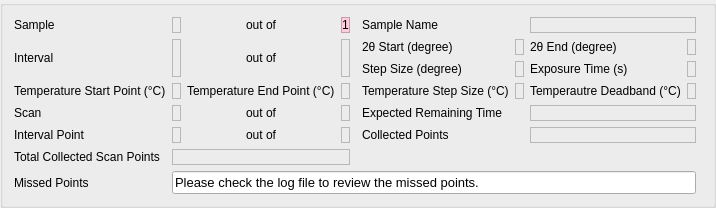
     <widget class="QGroupBox" name="statusGroupBox">
      <property name="sizePolicy">
       <sizepolicy hsizetype="Preferred" vsizetype="Preferred">
        <horstretch>0</horstretch>
        <verstretch>0</verstretch>
       </sizepolicy>
      </property>
      <property name="title">
       <string/>
      </property>
      <layout class="QGridLayout" name="gridLayout_3">
       <item row="2" column="6">
        <widget class="QELabel" name="twoThetaStepSizeVal">
         <property name="cursor">
          <cursorShape>IBeamCursor</cursorShape>
         </property>
         <property name="frameShape">
          <enum>QFrame::StyledPanel</enum>
         </property>
         <property name="alignment">
          <set>Qt::AlignCenter</set>
         </property>
         <property name="variable" stdset="0">
          <string>MS:StepSize$(N)</string>
         </property>
         <property name="variableSubstitutions" stdset="0">
          <string>N=1</string>
         </property>
         <property name="variableAsToolTip">
          <bool>false</bool>
         </property>
         <property name="displayAlarmStateOption" stdset="0">
          <enum>QELabel::Never</enum>
         </property>
         <property name="useDbPrecision">
          <bool>false</bool>
         </property>
         <property name="addUnits">
          <bool>false</bool>
         </property>
        </widget>
       </item>
       <item row="0" column="7" colspan="2">
        <widget class="QELabel" name="sampleNameVal">
         <property name="cursor">
          <cursorShape>IBeamCursor</cursorShape>
         </property>
         <property name="frameShape">
          <enum>QFrame::StyledPanel</enum>
         </property>
         <property name="alignment">
          <set>Qt::AlignCenter</set>
         </property>
         <property name="variable" stdset="0">
          <string>$(P)SampleName</string>
         </property>
         <property name="variableSubstitutions" stdset="0">
          <string>P=MS:</string>
         </property>
         <property name="variableAsToolTip">
          <bool>false</bool>
         </property>
         <property name="displayAlarmStateOption" stdset="0">
          <enum>QELabel::Never</enum>
         </property>
         <property name="addUnits">
          <bool>false</bool>
         </property>
        </widget>
       </item>
       <item row="5" column="7" colspan="2">
        <widget class="QELabel" name="collectedPointsVal">
         <property name="cursor">
          <cursorShape>IBeamCursor</cursorShape>
         </property>
         <property name="frameShape">
          <enum>QFrame::StyledPanel</enum>
         </property>
         <property name="alignment">
          <set>Qt::AlignCenter</set>
         </property>
         <property name="variable" stdset="0">
          <string>$(P)CollectedPoints</string>
         </property>
         <property name="variableSubstitutions" stdset="0">
          <string>P=MS:</string>
         </property>
         <property name="variableAsToolTip">
          <bool>false</bool>
         </property>
         <property name="displayAlarmStateOption" stdset="0">
          <enum>QELabel::Never</enum>
         </property>
         <property name="addUnits">
          <bool>false</bool>
         </property>
        </widget>
       </item>
       <item row="4" column="7" colspan="2">
        <widget class="QELabel" name="intervalRemainingTimeVl">
         <property name="cursor">
          <cursorShape>IBeamCursor</cursorShape>
         </property>
         <property name="frameShape">
          <enum>QFrame::StyledPanel</enum>
         </property>
         <property name="alignment">
          <set>Qt::AlignCenter</set>
         </property>
         <property name="variable" stdset="0">
          <string>$(P)IntervalRemTime</string>
         </property>
         <property name="variableSubstitutions" stdset="0">
          <string>P=MS:</string>
         </property>
         <property name="variableAsToolTip">
          <bool>false</bool>
         </property>
         <property name="displayAlarmStateOption" stdset="0">
          <enum>QELabel::Never</enum>
         </property>
         <property name="addUnits">
          <bool>false</bool>
         </property>
        </widget>
       </item>
       <item row="0" column="0">
        <widget class="QLabel" name="sampleLabel">
         <property name="text">
          <string>Sample</string>
         </property>
        </widget>
       </item>
       <item row="6" column="0">
        <widget class="QLabel" name="totalCollectedScanPointsLabel">
         <property name="text">
          <string>Total Collected Scan Points</string>
         </property>
        </widget>
       </item>
       <item row="5" column="0">
        <widget class="QLabel" name="pointLabel">
         <property name="text">
          <string>Interval Point</string>
         </property>
        </widget>
       </item>
       <item row="3" column="5">
        <widget class="QLabel" name="tStepSizeLabel">
         <property name="text">
          <string>Temperature Step Size (°C)</string>
         </property>
        </widget>
       </item>
       <item row="0" column="5">
        <widget class="QLabel" name="sampleNameLabel">
         <property name="text">
          <string>Sample Name</string>
         </property>
        </widget>
       </item>
       <item row="3" column="7">
        <widget class="QLabel" name="deadbandLabel">
         <property name="text">
          <string>Temperautre Deadband (°C)</string>
         </property>
        </widget>
       </item>
       <item row="3" column="1">
        <widget class="QELabel" name="tStartVal">
         <property name="cursor">
          <cursorShape>IBeamCursor</cursorShape>
         </property>
         <property name="frameShape">
          <enum>QFrame::StyledPanel</enum>
         </property>
         <property name="alignment">
          <set>Qt::AlignCenter</set>
         </property>
         <property name="variable" stdset="0">
          <string>MS:TStart$(N)</string>
         </property>
         <property name="variableSubstitutions" stdset="0">
          <string>N=1</string>
         </property>
         <property name="variableAsToolTip">
          <bool>false</bool>
         </property>
         <property name="displayAlarmStateOption" stdset="0">
          <enum>QELabel::Never</enum>
         </property>
         <property name="useDbPrecision">
          <bool>false</bool>
         </property>
         <property name="addUnits">
          <bool>false</bool>
         </property>
        </widget>
       </item>
       <item row="4" column="5">
        <widget class="QLabel" name="scanRemainingTimeLabel">
         <property name="text">
          <string>Expected Remaining Time</string>
         </property>
        </widget>
       </item>
       <item row="4" column="0">
        <widget class="QLabel" name="scanLabel">
         <property name="text">
          <string>Scan</string>
         </property>
        </widget>
       </item>
       <item row="3" column="0">
        <widget class="QLabel" name="tStartLabel">
         <property name="text">
          <string>Temperature Start Point (°C)</string>
         </property>
        </widget>
       </item>
       <item row="2" column="7">
        <widget class="QLabel" name="exposureTimeLabel">
         <property name="text">
          <string>Exposure Time (s)</string>
         </property>
         <property name="alignment">
          <set>Qt::AlignLeading|Qt::AlignLeft|Qt::AlignVCenter</set>
         </property>
        </widget>
       </item>
       <item row="0" column="3">
        <widget class="QLabel" name="samplesVal">
         <property name="styleSheet">
          <string notr="true">background-color: rgb(255, 203, 223);</string>
         </property>
         <property name="frameShape">
          <enum>QFrame::StyledPanel</enum>
         </property>
         <property name="text">
          <string>1</string>
         </property>
         <property name="alignment">
          <set>Qt::AlignCenter</set>
         </property>
        </widget>
       </item>
       <item row="3" column="6">
        <widget class="QELabel" name="tStepSizeVal">
         <property name="cursor">
          <cursorShape>IBeamCursor</cursorShape>
         </property>
         <property name="frameShape">
          <enum>QFrame::StyledPanel</enum>
         </property>
         <property name="alignment">
          <set>Qt::AlignCenter</set>
         </property>
         <property name="variable" stdset="0">
          <string>MS:TStepSize$(N)</string>
         </property>
         <property name="variableSubstitutions" stdset="0">
          <string>N=1</string>
         </property>
         <property name="variableAsToolTip">
          <bool>false</bool>
         </property>
         <property name="displayAlarmStateOption" stdset="0">
          <enum>QELabel::Never</enum>
         </property>
         <property name="useDbPrecision">
          <bool>false</bool>
         </property>
         <property name="addUnits">
          <bool>false</bool>
         </property>
        </widget>
       </item>
       <item row="3" column="2">
        <widget class="QLabel" name="tEndLabel">
         <property name="text">
          <string>Temperature End Point (°C)</string>
         </property>
        </widget>
       </item>
       <item row="2" column="5">
        <widget class="QLabel" name="twoThetaStepSizeLabel">
         <property name="text">
          <string>Step Size (degree)</string>
         </property>
         <property name="alignment">
          <set>Qt::AlignLeading|Qt::AlignLeft|Qt::AlignVCenter</set>
         </property>
        </widget>
       </item>
       <item row="2" column="8">
        <widget class="QELabel" name="exposureTimeVal">
         <property name="cursor">
          <cursorShape>IBeamCursor</cursorShape>
         </property>
         <property name="frameShape">
          <enum>QFrame::StyledPanel</enum>
         </property>
         <property name="alignment">
          <set>Qt::AlignCenter</set>
         </property>
         <property name="variable" stdset="0">
          <string>MS:ExposureTime$(N)</string>
         </property>
         <property name="variableSubstitutions" stdset="0">
          <string>N=1</string>
         </property>
         <property name="variableAsToolTip">
          <bool>false</bool>
         </property>
         <property name="displayAlarmStateOption" stdset="0">
          <enum>QELabel::Never</enum>
         </property>
         <property name="useDbPrecision">
          <bool>false</bool>
         </property>
         <property name="addUnits">
          <bool>false</bool>
         </property>
        </widget>
       </item>
       <item row="4" column="3">
        <widget class="QELabel" name="scansVal">
         <property name="cursor">
          <cursorShape>IBeamCursor</cursorShape>
         </property>
         <property name="frameShape">
          <enum>QFrame::StyledPanel</enum>
         </property>
         <property name="alignment">
          <set>Qt::AlignCenter</set>
         </property>
         <property name="variable" stdset="0">
          <string>MS:NScans$(N)</string>
         </property>
         <property name="variableSubstitutions" stdset="0">
          <string>N=1</string>
         </property>
         <property name="variableAsToolTip">
          <bool>false</bool>
         </property>
         <property name="displayAlarmStateOption" stdset="0">
          <enum>QELabel::Never</enum>
         </property>
         <property name="addUnits">
          <bool>false</bool>
         </property>
        </widget>
       </item>
       <item row="0" column="9" rowspan="8">
        <widget class="QEPlot" name="qeplot">
         <property name="sizePolicy">
          <sizepolicy hsizetype="Preferred" vsizetype="Ignored">
           <horstretch>0</horstretch>
           <verstretch>0</verstretch>
          </sizepolicy>
         </property>
         <property name="cursor">
          <cursorShape>CrossCursor</cursorShape>
         </property>
         <property name="frameShape">
          <enum>QFrame::StyledPanel</enum>
         </property>
         <property name="displayAlarmStateOption" stdset="0">
          <enum>QEFrame::Never</enum>
         </property>
         <property name="variable1" stdset="0">
          <string>I09-ES-CO-GBL:PV:RBV</string>
         </property>
         <property name="gridEnableMajorX">
          <bool>true</bool>
         </property>
         <property name="gridEnableMajorY">
          <bool>true</bool>
         </property>
         <property name="gridEnableMinorX">
          <bool>true</bool>
         </property>
         <property name="gridEnableMinorY">
          <bool>true</bool>
         </property>
         <property name="xUnit">
          <string>Temperature (°C)</string>
         </property>
         <property name="xIncrement">
          <double>0.000000000000000</double>
         </property>
         <property name="timeSpan">
          <number>2500</number>
         </property>
        </widget>
       </item>
       <item row="1" column="5">
        <widget class="QLabel" name="twoThetaStartLabel">
         <property name="text">
          <string>2θ Start (degree)</string>
         </property>
         <property name="alignment">
          <set>Qt::AlignLeading|Qt::AlignLeft|Qt::AlignVCenter</set>
         </property>
        </widget>
       </item>
       <item row="1" column="2" rowspan="2">
        <widget class="QLabel" name="outOf2">
         <property name="text">
          <string>out of</string>
         </property>
         <property name="alignment">
          <set>Qt::AlignCenter</set>
         </property>
        </widget>
       </item>
       <item row="1" column="8">
        <widget class="QELabel" name="twoThetaEndVal">
         <property name="cursor">
          <cursorShape>IBeamCursor</cursorShape>
         </property>
         <property name="frameShape">
          <enum>QFrame::StyledPanel</enum>
         </property>
         <property name="alignment">
          <set>Qt::AlignCenter</set>
         </property>
         <property name="variable" stdset="0">
          <string>MS:EndPoint$(N)</string>
         </property>
         <property name="variableSubstitutions" stdset="0">
          <string>N=1</string>
         </property>
         <property name="variableAsToolTip">
          <bool>false</bool>
         </property>
         <property name="displayAlarmStateOption" stdset="0">
          <enum>QELabel::Never</enum>
         </property>
         <property name="useDbPrecision">
          <bool>false</bool>
         </property>
         <property name="addUnits">
          <bool>false</bool>
         </property>
        </widget>
       </item>
       <item row="5" column="3">
        <widget class="QELabel" name="pointsVal">
         <property name="cursor">
          <cursorShape>IBeamCursor</cursorShape>
         </property>
         <property name="frameShape">
          <enum>QFrame::StyledPanel</enum>
         </property>
         <property name="alignment">
          <set>Qt::AlignCenter</set>
         </property>
         <property name="variable" stdset="0">
          <string>$(P)TotalPoints</string>
         </property>
         <property name="variableSubstitutions" stdset="0">
          <string>P=MS:</string>
         </property>
         <property name="variableAsToolTip">
          <bool>false</bool>
         </property>
         <property name="displayAlarmStateOption" stdset="0">
          <enum>QELabel::Never</enum>
         </property>
         <property name="addUnits">
          <bool>false</bool>
         </property>
        </widget>
       </item>
       <item row="5" column="2">
        <widget class="QLabel" name="outOf4">
         <property name="text">
          <string>out of</string>
         </property>
         <property name="alignment">
          <set>Qt::AlignCenter</set>
         </property>
        </widget>
       </item>
       <item row="0" column="1">
        <widget class="QELabel" name="currentSampleVal">
         <property name="cursor">
          <cursorShape>IBeamCursor</cursorShape>
         </property>
         <property name="frameShape">
          <enum>QFrame::StyledPanel</enum>
         </property>
         <property name="alignment">
          <set>Qt::AlignCenter</set>
         </property>
         <property name="variable" stdset="0">
          <string>$(P)CurrentSample</string>
         </property>
         <property name="variableSubstitutions" stdset="0">
          <string>P=MS:</string>
         </property>
         <property name="variableAsToolTip">
          <bool>false</bool>
         </property>
         <property name="displayAlarmStateOption" stdset="0">
          <enum>QELabel::Never</enum>
         </property>
         <property name="addUnits">
          <bool>false</bool>
         </property>
        </widget>
       </item>
       <item row="0" column="2">
        <widget class="QLabel" name="outOf1">
         <property name="text">
          <string>out of</string>
         </property>
         <property name="alignment">
          <set>Qt::AlignCenter</set>
         </property>
        </widget>
       </item>
       <item row="1" column="6">
        <widget class="QELabel" name="twoThetaStartVal">
         <property name="cursor">
          <cursorShape>IBeamCursor</cursorShape>
         </property>
         <property name="frameShape">
          <enum>QFrame::StyledPanel</enum>
         </property>
         <property name="alignment">
          <set>Qt::AlignCenter</set>
         </property>
         <property name="variable" stdset="0">
          <string>MS:StartPoint$(N)</string>
         </property>
         <property name="variableSubstitutions" stdset="0">
          <string>N=1</string>
         </property>
         <property name="variableAsToolTip">
          <bool>false</bool>
         </property>
         <property name="displayAlarmStateOption" stdset="0">
          <enum>QELabel::Never</enum>
         </property>
         <property name="useDbPrecision">
          <bool>false</bool>
         </property>
         <property name="addUnits">
          <bool>false</bool>
         </property>
        </widget>
       </item>
       <item row="4" column="1">
        <widget class="QELabel" name="scanVal">
         <property name="cursor">
          <cursorShape>IBeamCursor</cursorShape>
         </property>
         <property name="frameShape">
          <enum>QFrame::StyledPanel</enum>
         </property>
         <property name="alignment">
          <set>Qt::AlignCenter</set>
         </property>
         <property name="variable" stdset="0">
          <string>$(P)CurrentScan</string>
         </property>
         <property name="variableSubstitutions" stdset="0">
          <string>P=MS:</string>
         </property>
         <property name="variableAsToolTip">
          <bool>false</bool>
         </property>
         <property name="displayAlarmStateOption" stdset="0">
          <enum>QELabel::Never</enum>
         </property>
         <property name="addUnits">
          <bool>false</bool>
         </property>
        </widget>
       </item>
       <item row="7" column="1" colspan="8">
        <widget class="QLineEdit" name="missedPointsVal">
         <property name="font">
          <font>
           <pointsize>10</pointsize>
          </font>
         </property>
         <property name="text">
          <string>Please check the log file to review the missed points.</string>
         </property>
         <property name="dragEnabled">
          <bool>true</bool>
         </property>
         <property name="readOnly">
          <bool>true</bool>
         </property>
        </widget>
       </item>
       <item row="1" column="0" rowspan="2">
        <widget class="QLabel" name="intervalLabel">
         <property name="text">
          <string>Interval</string>
         </property>
        </widget>
       </item>
       <item row="3" column="8">
        <widget class="QELabel" name="deadbandVal">
         <property name="cursor">
          <cursorShape>IBeamCursor</cursorShape>
         </property>
         <property name="frameShape">
          <enum>QFrame::StyledPanel</enum>
         </property>
         <property name="alignment">
          <set>Qt::AlignCenter</set>
         </property>
         <property name="variable" stdset="0">
          <string>$(P)TempDeadband</string>
         </property>
         <property name="variableSubstitutions" stdset="0">
          <string>P=MS:</string>
         </property>
         <property name="variableAsToolTip">
          <bool>false</bool>
         </property>
         <property name="displayAlarmStateOption" stdset="0">
          <enum>QELabel::Never</enum>
         </property>
         <property name="precision">
          <number>5</number>
         </property>
         <property name="useDbPrecision">
          <bool>false</bool>
         </property>
         <property name="addUnits">
          <bool>false</bool>
         </property>
         <property name="format" stdset="0">
          <enum>QELabel::Floating</enum>
         </property>
        </widget>
       </item>
       <item row="1" column="7">
        <widget class="QLabel" name="twoThetaEndLabel">
         <property name="text">
          <string>2θ End (degree)</string>
         </property>
         <property name="alignment">
          <set>Qt::AlignLeading|Qt::AlignLeft|Qt::AlignVCenter</set>
         </property>
        </widget>
       </item>
       <item row="5" column="1">
        <widget class="QELabel" name="pointVal">
         <property name="cursor">
          <cursorShape>IBeamCursor</cursorShape>
         </property>
         <property name="frameShape">
          <enum>QFrame::StyledPanel</enum>
         </property>
         <property name="alignment">
          <set>Qt::AlignCenter</set>
         </property>
         <property name="variable" stdset="0">
          <string>$(P)CurrentPoint</string>
         </property>
         <property name="variableSubstitutions" stdset="0">
          <string>P=MS:</string>
         </property>
         <property name="variableAsToolTip">
          <bool>false</bool>
         </property>
         <property name="displayAlarmStateOption" stdset="0">
          <enum>QELabel::Never</enum>
         </property>
         <property name="addUnits">
          <bool>false</bool>
         </property>
        </widget>
       </item>
       <item row="4" column="2">
        <widget class="QLabel" name="outOf3">
         <property name="text">
          <string>out of</string>
         </property>
         <property name="alignment">
          <set>Qt::AlignCenter</set>
         </property>
        </widget>
       </item>
       <item row="7" column="0">
        <widget class="QLabel" name="missedPointsLabel">
         <property name="text">
          <string>Missed Points</string>
         </property>
        </widget>
       </item>
       <item row="6" column="1" colspan="3">
        <widget class="QELabel" name="totalCollectedScanPointsVal">
         <property name="cursor">
          <cursorShape>IBeamCursor</cursorShape>
         </property>
         <property name="frameShape">
          <enum>QFrame::StyledPanel</enum>
         </property>
         <property name="alignment">
          <set>Qt::AlignCenter</set>
         </property>
         <property name="variable" stdset="0">
          <string>$(P)TotalCollectedPoints</string>
         </property>
         <property name="variableSubstitutions" stdset="0">
          <string>P=MS:</string>
         </property>
         <property name="variableAsToolTip">
          <bool>false</bool>
         </property>
         <property name="displayAlarmStateOption" stdset="0">
          <enum>QELabel::Never</enum>
         </property>
         <property name="addUnits">
          <bool>false</bool>
         </property>
        </widget>
       </item>
       <item row="3" column="3">
        <widget class="QELabel" name="tEndVal">
         <property name="cursor">
          <cursorShape>IBeamCursor</cursorShape>
         </property>
         <property name="frameShape">
          <enum>QFrame::StyledPanel</enum>
         </property>
         <property name="alignment">
          <set>Qt::AlignCenter</set>
         </property>
         <property name="variable" stdset="0">
          <string>MS:TEnd$(N)</string>
         </property>
         <property name="variableSubstitutions" stdset="0">
          <string>N=1</string>
         </property>
         <property name="variableAsToolTip">
          <bool>false</bool>
         </property>
         <property name="displayAlarmStateOption" stdset="0">
          <enum>QELabel::Never</enum>
         </property>
         <property name="useDbPrecision">
          <bool>false</bool>
         </property>
         <property name="addUnits">
          <bool>false</bool>
         </property>
        </widget>
       </item>
       <item row="5" column="5">
        <widget class="QLabel" name="collectedPointsLabel">
         <property name="text">
          <string>Collected Points</string>
         </property>
        </widget>
       </item>
       <item row="1" column="3" rowspan="2">
        <widget class="QELabel" name="intervalsVal">
         <property name="cursor">
          <cursorShape>IBeamCursor</cursorShape>
         </property>
         <property name="frameShape">
          <enum>QFrame::StyledPanel</enum>
         </property>
         <property name="alignment">
          <set>Qt::AlignCenter</set>
         </property>
         <property name="variable" stdset="0">
          <string>$(P)Intervals</string>
         </property>
         <property name="variableSubstitutions" stdset="0">
          <string>P=MS:</string>
         </property>
         <property name="variableAsToolTip">
          <bool>false</bool>
         </property>
         <property name="displayAlarmStateOption" stdset="0">
          <enum>QELabel::Never</enum>
         </property>
         <property name="addUnits">
          <bool>false</bool>
         </property>
        </widget>
       </item>
       <item row="1" column="1" rowspan="2">
        <widget class="QELabel" name="intervalVal">
         <property name="cursor">
          <cursorShape>IBeamCursor</cursorShape>
         </property>
         <property name="frameShape">
          <enum>QFrame::StyledPanel</enum>
         </property>
         <property name="alignment">
          <set>Qt::AlignCenter</set>
         </property>
         <property name="variable" stdset="0">
          <string>$(P)CurrentInterval</string>
         </property>
         <property name="variableSubstitutions" stdset="0">
          <string>P=MS:</string>
         </property>
         <property name="variableAsToolTip">
          <bool>false</bool>
         </property>
         <property name="displayAlarmStateOption" stdset="0">
          <enum>QELabel::Never</enum>
         </property>
         <property name="addUnits">
          <bool>false</bool>
         </property>
        </widget>
       </item>
      </layout>
     </widget>
